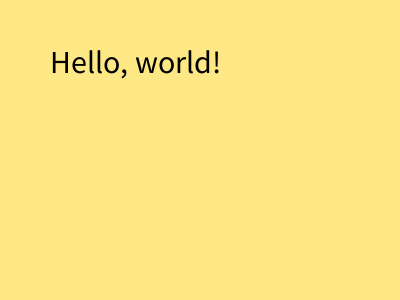
Frame 1 (no input)
Frame 60 (the mouse pressed at the canvas centre just before this capture): identical to frame 1, image omitted
Frame 120 (the mouse held since frame 60 and released just before this capture): identical to frame 1, image omitted

The Processing sketch that drew this single still picture (run headless with seeded random() and noise(); from frame 60 on, the mouse is pressed at the canvas centre):

// Processing sketch: HelloWorld
// ── HelloWorld.pde
String displayString;

void setup() {
  size(400, 300);
  displayString = "Hello, world!";
}
 
void draw() {
  background(254, 232, 134);
  fill(0);
  textSize(32);
  text(displayString, 50, 50, 350, 250);
}

void keyPressed(){
   displayString = displayString + key; 
}
